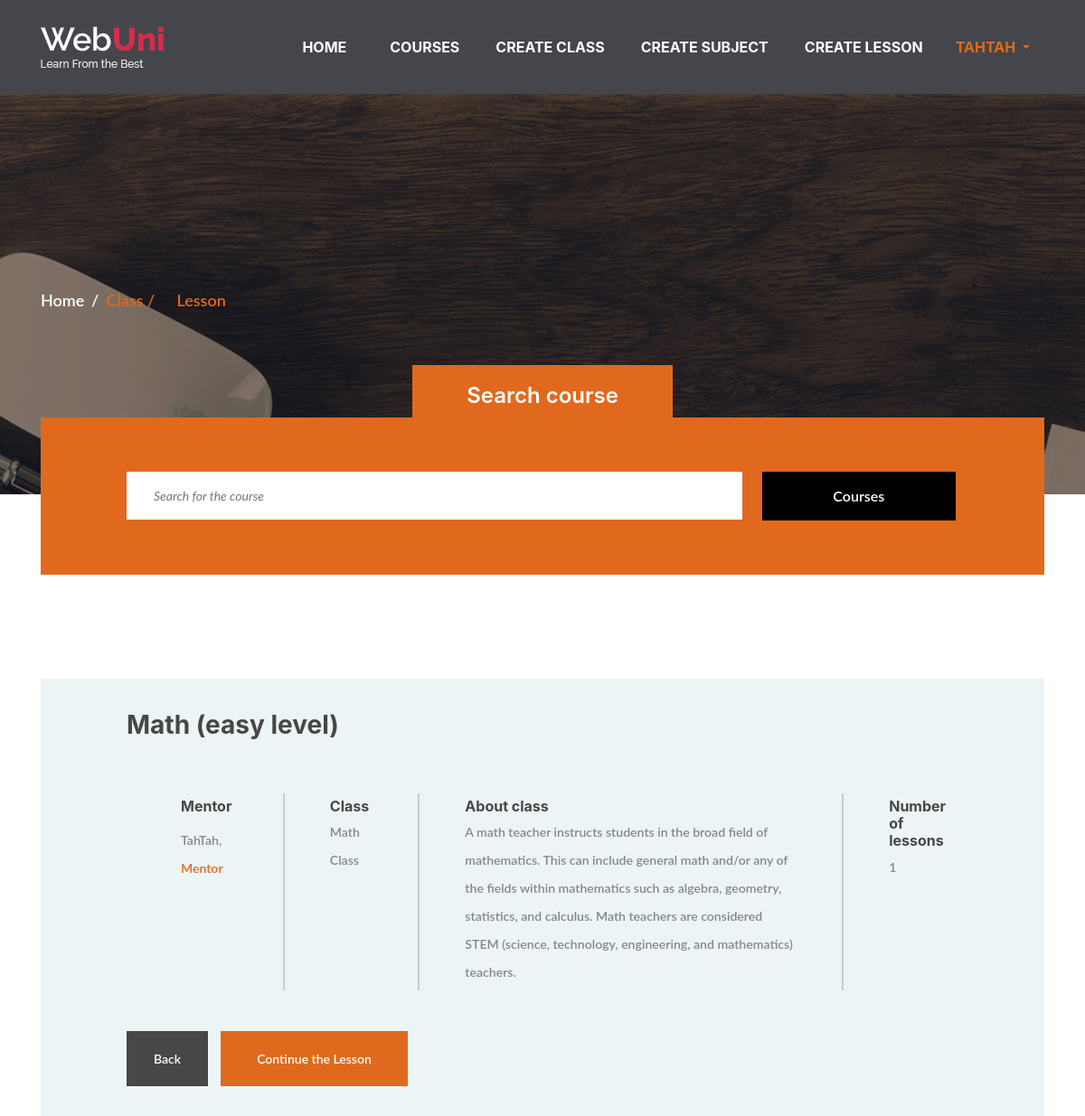
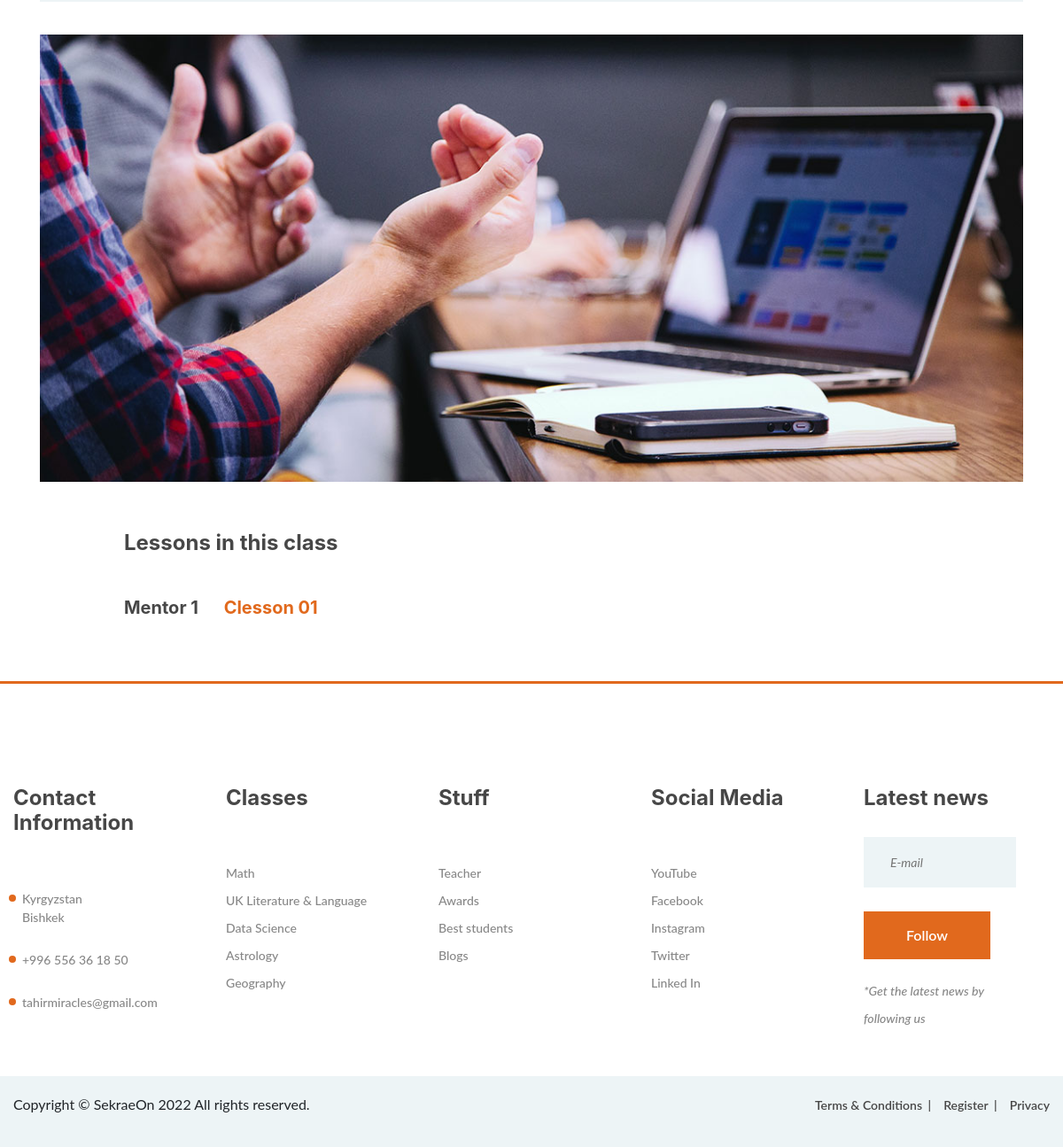
Screenshot of /courses/Math/ (signed in) with the database file from the repository (2 pictures, top to bottom).
### courses/models.py (models this page shows, shortened)
class Subject(models.Model):
    creator = models.ForeignKey(User,on_delete = models.CASCADE)
    slug = models.SlugField()
    title = models.CharField(max_length=30)
    class_mod = models.ForeignKey(Class, on_delete=models.CASCADE)
    description = models.TextField(max_length=400)
    created_date = models.DateTimeField(auto_now=True)
    image_lens = models.ImageField(upload_to='course_images', default='default.jpg')
    @property
    def lessons(self):
        return self.lesson_set.all().order_by('position')

class Class(models.Model):
    title = models.CharField(max_length=150)
    description = models.TextField(max_length=200, null=True)
    image = models.ImageField(upload_to='cat_images', default='cat_images/default.jpg')
    def __str__(self):
        return '{}'.format(self.title)

class Lesson(models.Model):
    slug = models.SlugField()
    title = models.CharField(max_length=30)
    subject = models.ForeignKey(Subject, on_delete=models.CASCADE)
    video_id = models.CharField(max_length=11)
    position = models.IntegerField()
    def get_absolute_url(self):
        return reverse("courses:lesson_detail", kwargs={"course_slug": self.subject.slug, 'lesson_slug': self.slug})

### courses/views.py (the view)
# urls.py: path('courses/<slug>/', login_required(CourseDetailView.as_view()), name='course_detail'),
class CourseDetailView(DetailView):
    context_object_name = 'course'
    template_name = 'courses/course_detail.html'
    model = Subject

### courses/templates/courses/course_detail.html (shortened to what this page needs)
{% extends 'base.html' %}
{% load static %}
{% block content %}
<div class="page-info-section set-bg" data-setbg="{% static 'webuni/img/page-bg/2.jpg' %}">
  <div class="container">
    <div class="site-breadcrumb">
      <a href="/">Home</a>
      <span>Class /</span>
      <span>Lesson</span>
    </div>
  </div>
</div>
<section class="search-section ss-other-page">
  <div class="container">
    <div class="search-warp">
      <div class="section-title text-white">
        <h2><span>Search course</span></h2>
      </div>
      <div class="row">
        <div class="col-lg-10 offset-lg-1">
          <form method="post" action="{% url 'courses:search_course' %}" class="intro-newslatter"> {% csrf_token %}
            <input name="search" type="text" placeholder="Search for the course">
            <button type="submit" class="site-btn btn-dark">Courses</button>
          </form>
        </div>
      </div>
    </div>
  </div>
</section>
<section class="single-course spad pb-0">
  <div class="container">
    <div class="course-meta-area">
      <div class="row">
        <div class="col-lg-10 offset-lg-1">
          <h3>{{course.title|capfirst}}</h3>
          <div class="course-metas">
            <div class="course-meta">
              <div class="course-author">
                <h6>Mentor</h6>
                <p>{{course.creator|capfirst}}, <span>Mentor</span></p>
              </div>
            </div>
            <div class="course-meta">
              <div class="cm-info">
                <h6>Class</h6>
                <p>{{course.class_mod}}</p>
              </div>
            </div>
            <div class="course-meta">
              <div class="cm-info">
                <h6>About class</h6>
                <p>{{course.description}}</p>
              </div>
            </div>
            <div class="course-meta">
              <div class="cm-info">
                <h6>Number of lessons</h6>
                <p>{{ course.lessons|length }}</p>
              </div>
            </div>
          </div>
          <a href="/courses/{{ course.id }}" class="site-btn price-btn">Back</a>
          <a href="#vazhdo" class="site-btn buy-btn">Continue the Lesson</a>
        </div>
      </div>
    </div>
    <img src="img/courses/single.jpg" alt="" class="course-preview">
    <div class="row">
      <div class="col-lg-10 offset-lg-1 course-list">
        <div class="cl-item" id="lessons">
          <h4>Lessons in this class</h4>
          {% if course.lessons != None  %}
            {% for lesson in course.lessons %}
            <div data-aos="fade-right" >
              <h5 class="pb-3">Mentor {{lesson.position}} <a id="vazhdo" href="{{ lesson.get_absolute_url }}#video"><span class="pl-4">{{lesson.title}}</span></a></h5>
            </div>
            {% endfor %}
          {% endif %}
        </div>
      </div>
    </div>
  </div>
</section>
{% endblock %}

### templates/base.html (shortened to what this page needs)
<!DOCTYPE html>
{% load static %}
<html lang="en">
<head>
	<link rel="stylesheet" href="{% static 'webuni/css/bootstrap.min.css'%}"/>
	<link rel="stylesheet" href="{% static 'webuni/css/font-awesome.min.css' %}"/>
	<link rel="stylesheet" href="{% static 'webuni/css/owl.carousel.css' %}"/>
	<link rel="stylesheet" href="{% static 'webuni/css/style.css'%}"/>
	<link rel="stylesheet" href="{% static 'webuni/css/freelancer.css'%}"/>
	<link rel="stylesheet" href="https://unpkg.com/aos@next/dist/aos.css" />
</head>
<body>
	<nav class="navbar navbar-expand-lg bg-secondary text-uppercase" id="mainNav">
		<div class="container">
		  <a class="navbar-brand js-scroll-trigger" href="/"><img src="{% static 'webuni/img/logo1.png' %}" alt=""></a>
		  <div class="collapse navbar-collapse" id="navbarResponsive">
			<ul class="navbar-nav ml-auto">
			  <li class="nav-item mx-0 mx-lg-1">
				<a class="nav-link py-3 px-0 px-lg-3 rounded js-scroll-trigger" href="{% url 'courses:home' %}">Home</a>
			  </li>
			  <li class="nav-item mx-0 mx-lg-1">
				<li class="nav-item mx-0 mx-lg-1">
					<a class="nav-link py-3 px-0 px-lg-3 rounded js-scroll-trigger" href="/#kurset">Courses</a>
				  </li>
			  </li>
			  {% if request.user.profile.is_teacher == True %}
			  <li class="nav-item mx-0 mx-lg-1">
				<a class="nav-link py-3 px-0 px-lg-3 rounded js-scroll-trigger" href="{% url 'courses:create_class' %}">Create Class</a>
			  </li>
			  <li class="nav-item mx-0 mx-lg-1">
				<a class="nav-link py-3 px-0 px-lg-3 rounded js-scroll-trigger" href="{% url 'courses:create_subject' %}">Create Subject</a>
			  </li>
			  <li class="nav-item mx-0 mx-lg-1">
				<a class="nav-link py-3 px-0 px-lg-3 rounded js-scroll-trigger" href="{% url 'courses:create_lesson' %}">Create Lesson</a>
			  </li>
			  {% endif %}
			  {% if request.user.is_authenticated %}
			  <div class="dropdown show">
				<a class=" dropdown-toggle nav-link py-3 px-0 px-lg-3 rounded js-scroll-triggeraa" href="#" role="button" id="dropdownMenuLink" data-toggle="dropdown" aria-haspopup="true" aria-expanded="false">
					{{request.user.username}}
				</a>
			  </div>
              {% endif %}
			</ul>
		  </div>
		</div>
	  </nav>
{% block content %}
{% endblock content %}
	<footer class="footer-section spad pb-0">
		<div class="footer-top">
			<div class="footer-warp">
				<div class="row">
					<div class="widget-item">
						<h4>Contact Information</h4>
						<ul class="contact-list">
							<li>Kyrgyzstan <br>Bishkek</li>
							<li>+996 556 36 18 50</li>
							<li>tahirmiracles@gmail.com</li>
						</ul>
					</div>
					<div class="widget-item">
						<h4>Classes</h4>
						<ul>
							<li><a href="/courses/Math/">Math</a></li>
							<li><a href="/courses/History/">UK Literature & Language</a></li>
							<li><a href="">Data Science</a></li>
							<li><a href="">Astrology</a></li>
							<li><a href="">Geography</a></li>
						</ul>
					</div>
					<div class="widget-item">
						<h4>Stuff</h4>
						<ul>
							<li><a href="">Teacher</a></li>
							<li><a href="">Awards</a></li>
							<li><a href="">Best students</a></li>
							<li><a href="">Blogs</a></li>
						</ul>
					</div>
					<div class="widget-item">
						<h4>Social Media</h4>
						<ul>
							<li><a href="">YouTube</a></li>
							<li><a href="">Facebook</a></li>
							<li><a href="">Instagram</a></li>
							<li><a href="">Twitter</a></li>
							<li><a href="">Linked In</a></li>
						</ul>
					</div>
					<div class="widget-item">
						<h4>Latest news</h4>
						<form class="footer-newslatter">
							<input type="email" placeholder="E-mail">
							<button class="site-btn">Follow</button>
							<p>*Get the latest news by following us</p>
						</form>
					</div>
				</div>
			</div>
		</div>
		<div class="footer-bottom">
			<div class="footer-warp">
				<ul class="footer-menu">
					<li><a href="#">Terms & Conditions</a></li>
					<li><a href="#">Register</a></li>
					<li><a href="#">Privacy</a></li>
				</ul>
				<div class="">
	Copyright &copy; SekraeOn <script>document.write(new Date().getFullYear());</script> All rights reserved.
</div>
			</div>
		</div>
	</footer>
</html>

### rows the page displays
Subject: title "Math (easy level)", creator "TahTah", class_mod "Math Class", description "A math teacher instructs students in the broad field of mathematics. This can include general math and/or any of the fields within mathematics such as algebra, geometry, statistics, and calculus. Math teachers are considered STEM (science, technology, engineering, and mathematics) teachers.", lessons|length "1"
Lesson: position "1", title "Clesson 01"

### other values shown
{{ request.user.username }} "TAHTAH"
